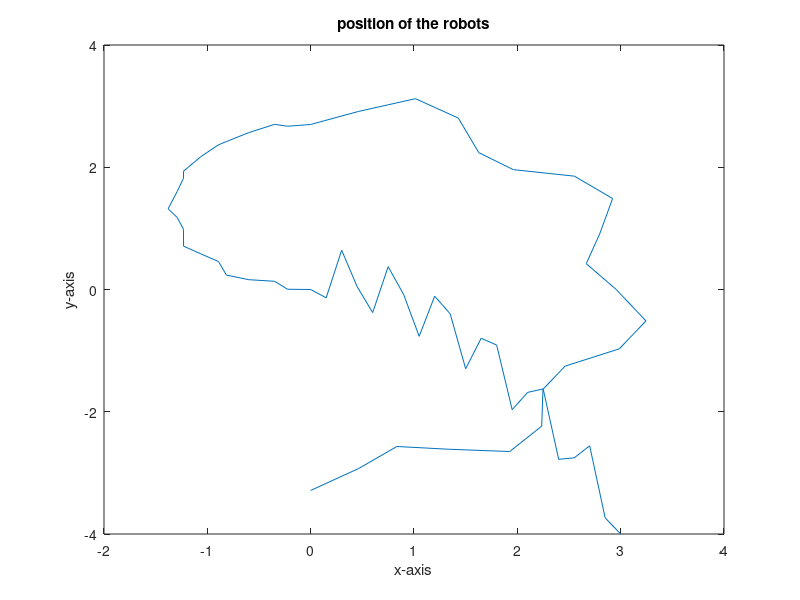
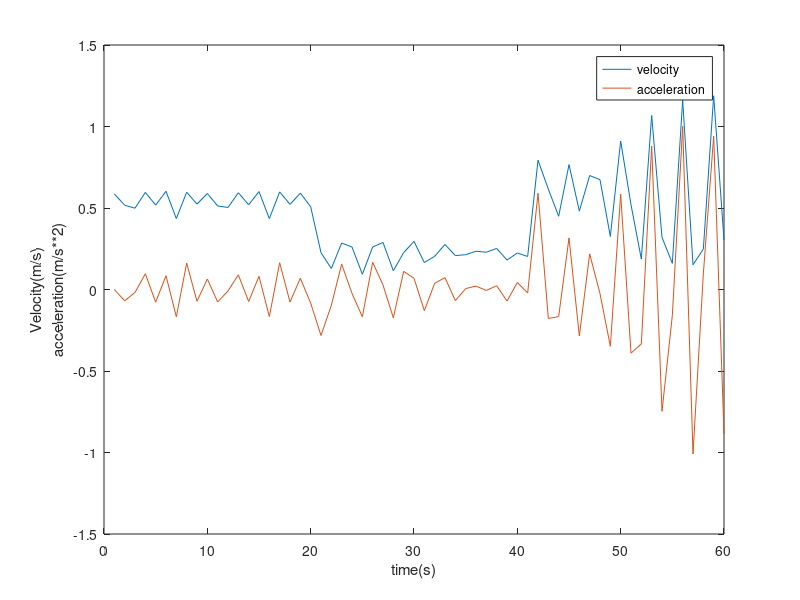
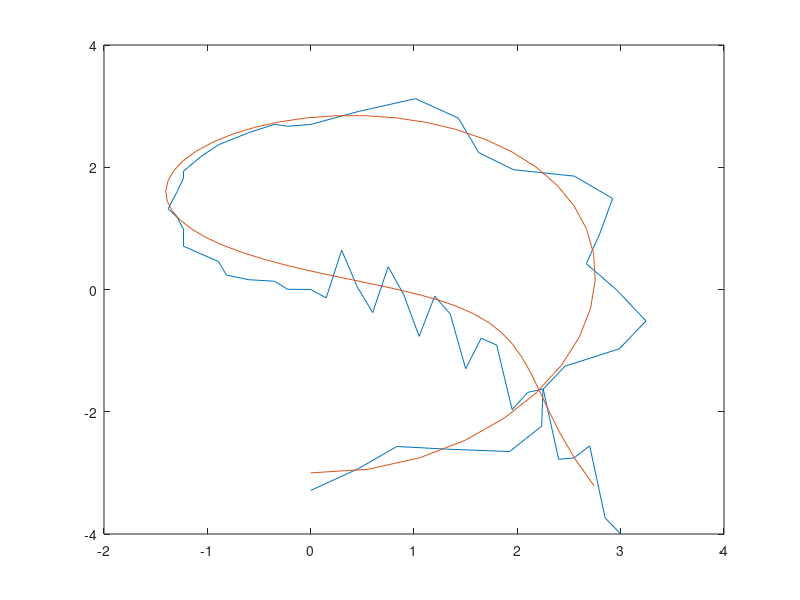
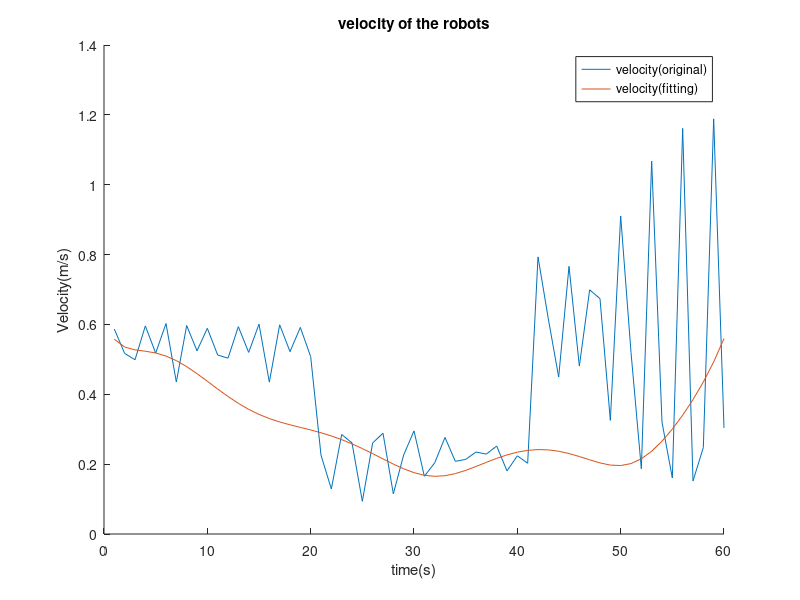

The MATLAB source for these figures, in order:
load('robpos.mat')
%part A
figure;
plot(robpos(:,2),robpos(:,end))
title('position of the robots')
xlabel('x-axis')
ylabel('y-axis')   
v = [];
a = [];
for t = 1:60
    v(t) = sqrt((robpos(t+1,2)-robpos(t,2))^2+((robpos(t+1,end)-robpos(t,end))^2));
    vx(t) = robpos(t+1,2)-robpos(t,2);
    vy(t) = robpos(t+1,end)-robpos(t,end);
    if t > 1
        a(t) = v(t) - v(t-1);
        ax(t) = vx(t) - vx(t-1);
        ay(t) = vy(t) - vy(t-1);
    end
end
t = linspace(1,60,60);
figure;
plot(t,v)
hold on
plot(t,a)
legend('velocity','acceleration')
xlabel('time(s)')
ylabel({'Velocity(m/s)','acceleration(m/s**2)'}) 

%Part B
% ploynomial curve fitting
vxfit = polyfit(t,vx,5);
vyfit = polyfit(t,vy,5);

vxfit_x = vxfit(1).*t.^5 + vxfit(2).*t.^4 + vxfit(3).*t.^3 + vxfit(4).*t.^2 + vxfit(5).*t + vxfit(6);
vyfit_y = vyfit(1).*t.^5 + vyfit(2).*t.^4 + vyfit(3).*t.^3 + vyfit(4).*t.^2 + vyfit(5).*t + vyfit(6);
vfit = sqrt(vxfit_x.^2 + vyfit_y.^2);

sxfit = []; syfit = [];axfit = []; ayfit = [];afit = [];
sxfit(1) = 0; syfit(1) = -3;
for i = 2:60
   sxfit(i) = sxfit(i-1) + vxfit_x(i-1);
   syfit(i) = syfit(i-1) + vyfit_y(i-1);
   axfit(i) = vxfit_x(i) - vxfit_x(i-1); 
   ayfit(i) = vyfit_y(i) - vyfit_y(i-1);
   afit(i) = axfit(i)^2 + ayfit(i)^2;
end

% plot fitting path [check purpose]
%
figure;
plot(robpos(:,2),robpos(:,end))
hold on
plot(sxfit,syfit)
%}

% compare fitting velocity model to original 
figure;
hold on
plot(t,v)
plot(t,vfit)
title('velocity of the robots')
xlabel('time(s)')
ylabel('Velocity(m/s)')
legend('velocity(original)','velocity(fitting)')

% compare fitting acceleration model to original 
figure;
hold off
plot(t,a)
hold on
plot(t,afit)
title('acceleration of the robots')
xlabel('time(s)')
ylabel('Acceleration(m/s**2)')
legend('acceleration(original)','acceleration(fitting)')

%Part C
t = linspace(0,60,61);
sxc = 1.2.*sin((2.*pi)/60.*(t-15))+1.2;
syc = 1.2.*sin((2.*pi)/60.*t);
vc = []; vxc = []; vyc = []; ac = []; axc = []; ayc = [];
for t = 1:60
    vxc(t) = sxc(t+1)-sxc(t);
    vyc(t) = syc(t+1)-syc(t);
    vc(t) = sqrt(vxc(t)^2+vyc(t)^2);
    if t > 1
        ac(t) = vc(t) - vc(t-1);
        axc(t) = vxc(t) - vxc(t-1);
        ayc(t) = vyc(t) - vyc(t-1);
    end
end
t = linspace(1,60,60);
% path of the robot
figure;
plot(sxc,syc)
axis([0,2.4,-1.2,1.2])

% velocity of the robot
figure;
hold on
plot(t,vc)
xlabel('time(s)')
ylabel('Velocity(m/s)')
legend('velocity')

% acceleration of the robot
figure;
hold on
plot(t,ac)
xlabel('time(s)')
ylabel('Acceleration(m/s**2)')
legend('acceleration')
